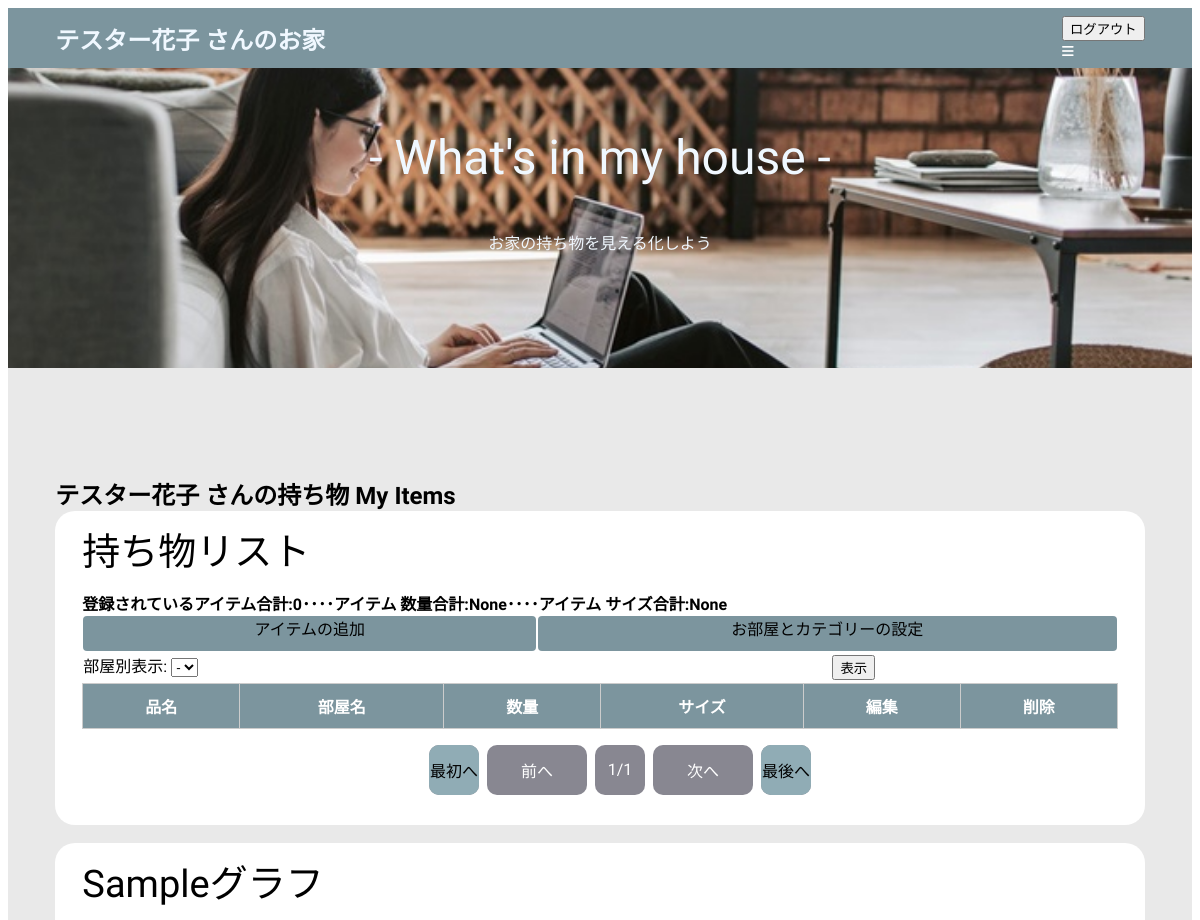
Before: /house/ (signed in, upper part) with the older database file.
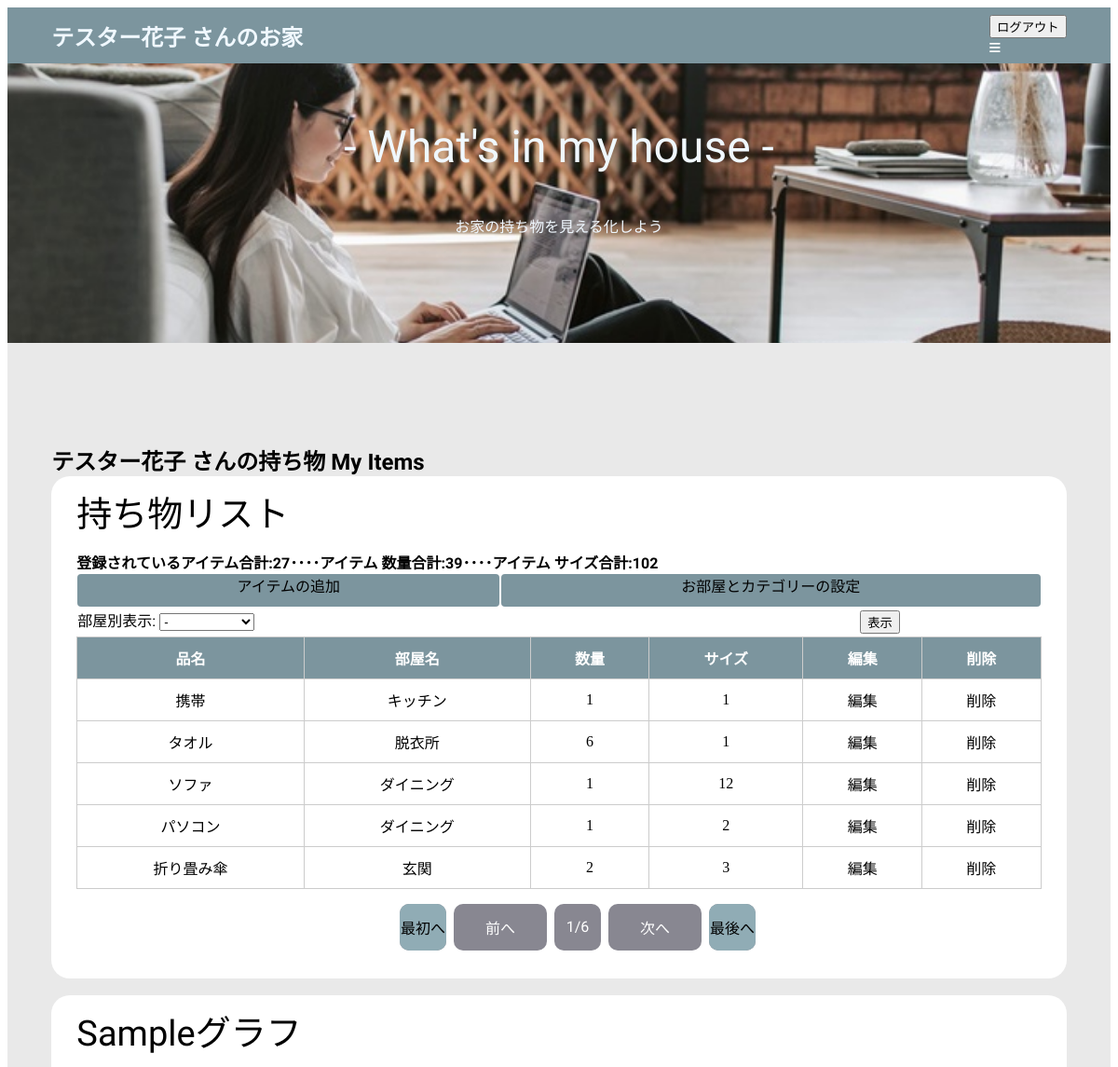
After: the same page with the newer database file.
### house/models.py (models this page shows, shortened)
class Item(models.Model):
    owner=models.ForeignKey(User,on_delete=models.CASCADE,related_name='i_owner')
    room=models.ForeignKey('Room',on_delete=models.CASCADE)
    name=models.CharField(max_length=35)
    qty=models.IntegerField(default=1)
    size=models.IntegerField(default=10)
    get_date=models.DateField(default=date.today)
    cate_a=models.ForeignKey('Cate_a',on_delete=models.SET_NULL,null=True,blank=True,)
    cate_b=models.ForeignKey('Cate_b',on_delete=models.SET_NULL,null=True,blank=True,)
    comment=models.TextField(max_length=100,blank=True,null=True)
    delete_flag=models.BooleanField(default=False)
    delete_date=models.DateField(default=None,blank=True,null=True)
    pub_date=models.DateTimeField(auto_now_add=True)
    class Meta:
        ordering = ('-id',)

class Room(models.Model):
    name=models.CharField(max_length=25)
    owner=models.ForeignKey(User,on_delete=models.CASCADE,related_name='r_owner')

### house/views.py (the view)
# urls.py: path('',views.index,name='index'),
@login_required(login_url='/accounts/login/')                        #ログインしていたら使える。
def index(request,num=1):
    user=request.user                                                #ログインユーザー情報の取得
    if(request.method=='POST'):
        find=request.session['部屋別表示']=request.POST['部屋別表示']  #フォーム側で取得した部屋名を変数findに取り出す。
        itemlist=Item.objects.filter(owner=request.user).filter(room=find)
    else:
        if '部屋別表示' in request.session:
            find=request.session['部屋別表示']
            itemlist=Item.objects.filter(owner=request.user).filter(room=find)
        else:
            itemlist=Item.objects.filter(owner=request.user)
    page=Paginator(itemlist,5)
    form=SelectroomForm(request.user)
    params={
        'itemlist':page.get_page(num),
        'form':form,
        'user':user,
        "chart":get_pie_sample(request),
        "graphtitle":'Sample',
        "totalling":totalling(request),
    }
    return render(request,'house/index.html',params)

### house/forms.py
class SelectroomForm(forms.Form):
    def __init__(self,user,*args,**kwargs):                                             #ユーザー毎に表示を変える場合
        super(SelectroomForm,self).__init__(*args,**kwargs)                             #ユーザー毎に表示を変える場合
        self.fields['部屋別表示']=forms.ChoiceField(                                #プルダウンリストを作ります。
            choices=                                                               #プルダウンリストの中身は変数choicesです。
            [('0','-')]+                                                           #変数choicesの中身は、デォルトの（-：-）と
            [(item.id,item.name) for item in Room.objects.filter(owner=user)],     #ルームモデルに登録されているレコードを変数itemに取出し、name（部屋名）だけにする。
            widget=forms.Select(attrs={'size:':1}),
            )

### house/graph.py (called while the page is built)
def Output_Graph():
	buffer=BytesIO()                     #バイナリI/O(画像や音声データを取り扱う際に利用)
	plt.savefig(buffer,format="png")     #png形式の画像データを取り扱う
	buffer.seek(0)                       #ストリーム先頭のoffset byteに変更
	img=buffer.getvalue()                #バッファの全内容を含むbytes
	graph=base64.b64encode(img)          #画像ファイルをbase64でエンコード
	graph=graph.decode("utf-8")          #デコードして文字列から画像に変換
	buffer.close()
	return graph

def Plot_PieChart(p,l):
    plt.rcParams['font.family']='Yu Gothic'                 #日本語表示する設定
    c=["skyblue",'powderblue','lightcyan','cadetblue',"cornflowerblue"]  #円グラフの色の設定。順番に適用されて最後まできたら最初に戻り繰り返す。
    plt.switch_backend("AGG")
    plt.figure(figsize=(5,4))                              #グラフの画像サイズ　円グラフを描画。デフォルトは3時の方向から開始
    wedgeprops={"edgecolor":"white", "width":0.7}          #扇状の周りの白い線（隙間）
    textprops={"size":"large"}
    plt.pie(p,autopct="%d%%",labels=l,colors=c,            #autopoct:比率を表示するようにしている。小数点第一位まで表示するときはautopct='%.1f%%'。
    counterclock=False,startangle=90,                      #counterclock=Falseで時計回り。startangle=90で12時の方向から開始
    radius=1.5,center=(0,0),wedgeprops=wedgeprops,         #radius:エングラフのサイズ
    labeldistance=0.75,textprops=textprops)                #ラベルの位置 小さいと円の上、大きいと円の外
    graph = Output_Graph()
    return graph

### house/views.py (called while the page is built)
@login_required(login_url='/accounts/login/')                       #ログインしていたら使える。
def get_pie_sample(request):
    values = [90,80,70,60,50,40,30,20,10,]
    lavels = ['キッチン','リビング','ダイニング','洋室','玄関','廊下','脱衣所','お風呂','トイレ']
    pie = [pie for pie in values]
    label = [label for label in lavels]
    return Plot_PieChart(pie, label)

### templates/house/index.html (shortened to what this page needs)
{% load static %}
<!DOCTYPE html>
<html lang="ja">
<head>
    <link rel="stylesheet" type="text/css"
        href="{% static 'house/css/style.css' %}" />
    <link href="https://use.fontawesome.com/releases/v6.1.1/css/all.css" rel="stylesheet">
</head>
<header class="header">
    <div class="header-container w-con01">
        <div class="whats in my house">
            <h2><a href="{% url 'index' %}">{{user}} さんのお家</a></h2>
        </div>
        <div>
            <form action="{% url 'account_logout' %}" method="post">
                <input type="submit" value="ログアウト">
            </form>
            <button class="navbtn">
                <i class="fa-solid fa-bars"></i>
            </button>
        </div>
    </div>
</header>
<section class="hero">
    <div class="hero-container w-con01">
        <h1>- What's in my house -</h1>
        <p>お家の持ち物を見える化しよう</p>
    </div>
</section>
<body>
    <section class="plans">
        <div class="w-con01">
            <h2>{{user}} さんの持ち物  <span>My Items</span></h2>
            <div class="plans-con">
                <div class="plan">
                    <h3>持ち物リスト</h3>
                    <h4>{{totalling}}</h4>
                    <div class="btn_area">
                        <table><tr>
                            <td><a href="/house/create_item" class="btn">アイテムの追加</a></td>
                            <td><a href="/house/create" class="btn">お部屋とカテゴリーの設定</a></td></tr>
                        </table>
                    </div>
                    <div class="form_area">
                        <table class="sarch">
                        <tr><td>
                            <form action="{% url 'index' %}" method="post">
                                {{ form.as_p }}
                            </td><td>
                            <input class="twowordbtn" type="submit" value="表示"></td>
                            </form></tr>
                        </table>
                    </div>
                    <div class="list_area">
                        <table class="tb01">
                            <tr class="head">
                                <th>品名</th>
                                <th>部屋名</th>
                                <th>数量</th>
                                <th>サイズ</th>
                                <th>編集</th>
                                <th>削除</th>
                            </tr>
                            {% for item in itemlist %}
                            <tr>
                                <td data-label="アイテム名">{{item.name}}</td>
                                <td data-label="部屋名">{{item.room.name}}</td>
                                <td data-label="数　量">{{item.qty}}</td>
                                <td data-label="サイズ">{{item.size}}</td>
                                <td><a href="{% url 'edit_item' item.id %}">編集</a></td>
                                <td><a href="{% url 'delete_item' item.id %}">削除</a></td>
                            </tr>
                            {% endfor %}
                        </table>
                    </div>
                    <div class="pager">
                        <ul class="pagination">
                        {% if itemlist.has_previous %}
                            <li><a href="{% url 'index' %}" class="active"><span>最初へ</span></a></li>
                            <li class="pre"><a href="{% url 'index' %}{{itemlist.previous_page_number}}"><span>前へ</span></a></li>
                        {% else%}
                            <li><a href="#" class="active"><span>最初へ</span></a></li>
                            <li class="pre"><a href="#"><span>前へ</span></a></li>
                        {% endif %}
                            <li><a href="#"><span>{{itemlist.number}}/{{itemlist.paginator.num_pages}}</span></a></li>
                        {% if itemlist.has_next %}
                            <li class="next"><a href="{% url 'index' %}{{itemlist.next_page_number}}"><span>次へ</span></a></li>
                            <li><a href="{% url 'index' %}{{itemlist.paginator.num_pages}}" class="active"><span>最後へ</span></a></li>
                        {% else %}
                            <li class="next"><a href="#"><span>次へ</span></a></li>
                            <li><a href="#" class="active"><span>最後へ</span></a></li>
                        {% endif %}
                        </ul>
                    </div>
                </div>
<br>
                <div class="plan">
                    <h3>{{graphtitle}}グラフ</h3>
                </div>
            </div>
        </div>
    </section>
</body>
</html>

### static/house/css/style.css (style rules this page uses)
.navbtn { padding: 0; outline: none; border: none; background: transparent; cursor: pointer; color: rgb(255, 255, 255); }
.btn { display: block; border-radius: 4px; min-width: 150px; height: 35px; box-sizing: border-box; background-color: rgb(124, 149, 158); color:rgb(0, 0, 0); font: size 13px; text-align: center; }
a { color: inherit; text-decoration: none; }
h1,h2,h3,h4,h5,h6,p,a { margin: 0; font-family: 'Kaisei Opti', serif; }
.header { height: 60px; background-color: rgb(124, 149, 158); font-family: 'Kaisei Opti', serif; color: aliceblue; min-height: 0vw; font-weight: 400; position: sticky; z-index: 10; top: 0; }
.header-container { display: flex; height: 100%; align-items: center; justify-content: space-between; }
.w-con01 { width: min(92%,1166px); margin: auto; }
.hero { height: 300px; background-image:url(../image/room_image03.jpg); background-position: center; background-size: cover; }
.hero-container { display: grid; justify-items: center; align-content: center; height: 100%; }
.form_area { display: flex; justify-items: center; align-content: center; height: 100%; }
.hero h1 { margin-bottom: 40px; color: aliceblue; font-size: clamp(38px,5vw,48px); min-height: 0vw; font-weight: 400; line-height: 1.3; text-align: center; }
.hero P { margin-bottom: 50px; color: aliceblue; }
:root { --v-space:clamp(90px,9vw,120px); }
.plans { height: auto; padding: var(--v-space) 0; background-color: #e9e9e9; }
@media (min-width:768px) { .plans-con { grid-template-columns: repeat(2,1fr); } }
.plan { padding: 10px 27px; border-radius: 20px; background-color: #ffffff; }
p { line-height: 1.8; }
.plan h3 { margin-bottom: 15px; font-size: 38px; font-weight: 400; }
.pager .pagination { text-align: center; }
.pager .pagination li { display: inline; margin: 0 2px; padding: 0; display: inline-block; background: #888791; width: 50px; height: 50px; text-align: center; position: relative; border-radius: 10px; }
.pager .pagination li.pre, .pager .pagination li.next { display: inline-block; width: 100px; height: 50px; text-align: center; }
.pager .pagination li a { vertical-align: middle; position: absolute; top: 0; left: 0; width: 100%; height: 100%; text-align: center; display:table; color: #fff; text-decoration: none; -webkit-transition: all 0.3s ease; -moz-transition: all 0.3s ease; -o-transition: all 0.3s ease; transition: all 0.3s ease; }
.pager .pagination li a span { display:table-cell; vertical-align:middle; }
.pager .pagination li a:hover, .pager .pagination li a.active { color: #000; background:rgb(144, 172, 181); border-color: #00f; border-radius: 10px; }
table { border-collapse: collapse; width: 100%; }
.tb01 th, .tb01 td { padding: 10px; border: solid 1px #ccc; text-align:center; box-sizing:border-box; }
.tb01 th { background:rgb(124, 149, 158); color: #fff; }

Changed rows visible on the page:
added Item: name "携帯", room.name "キッチン", qty "1", size "1"
added Item: name "タオル", room.name "脱衣所", qty "6", size "1"
added Item: name "ソファ", room.name "ダイニング", qty "1", size "12"
added Item: name "パソコン", room.name "ダイニング", qty "1", size "2"
added Item: name "折り畳み傘", room.name "玄関", qty "2", size "3"
Other visible differences:
{{ totalling }}: "登録されているアイテム合計:0････アイテム 数量合計:None････アイテム サイズ合計:None" → "登録されているアイテム合計:27････アイテム 数量合計:39････アイテム サイズ合計:102"
{{ itemlist.paginator.num_pages }}: "1" → "6"
